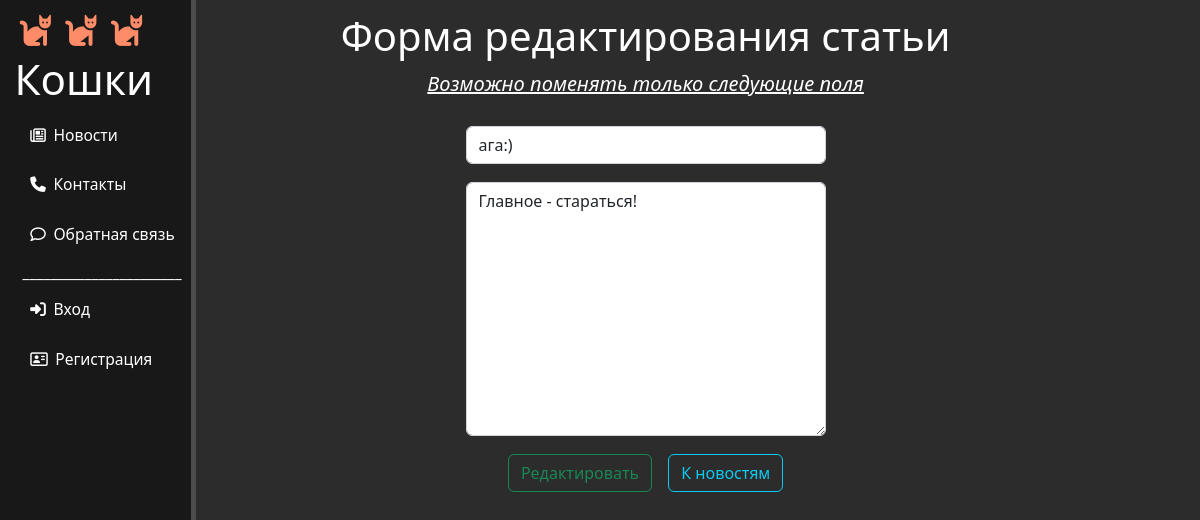
The app's page /news/vazhnye/vse-poluchitsja/update, older data.
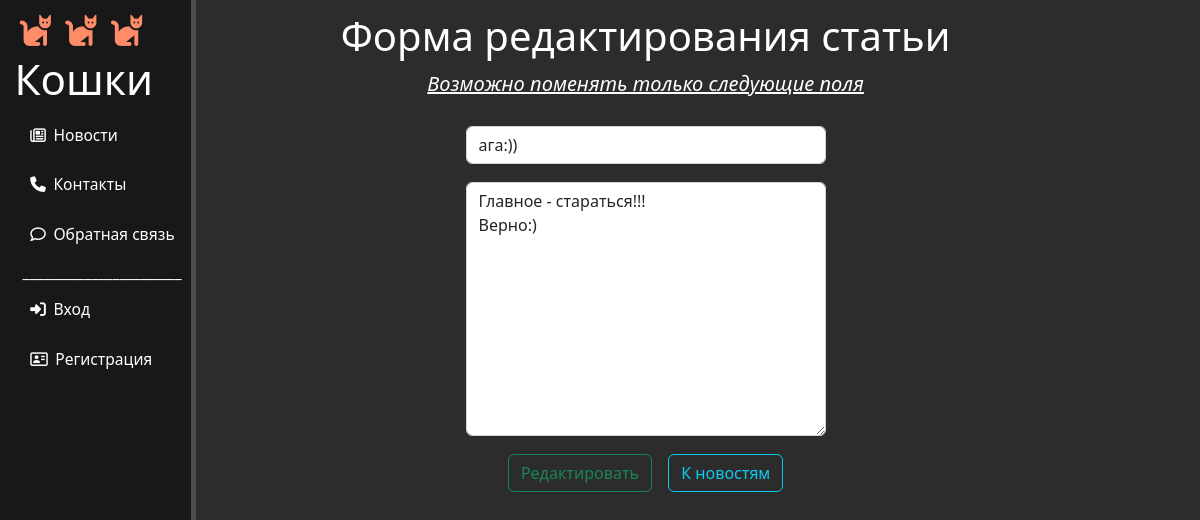
The same page, newer data.
### news/models.py (models this page shows, shortened)
class Articles(models.Model):
    title = models.CharField('Название', max_length=100)
    slug = models.SlugField('URL', max_length=255, unique=True, db_index=True)
    anons = models.CharField('Анонс', max_length=200)
    full_text = models.TextField('Статья')
    date = models.DateTimeField('Дата публикации', default=tests.default_datetime)
    is_published = models.BooleanField('Опубликовано', default=True)
    cat = models.ForeignKey('Category', verbose_name='Категория', on_delete=models.PROTECT)
    class Meta:
        verbose_name = 'Новость'
        verbose_name_plural = 'Новости'
        ordering = ['-date', 'title']

### news/views.py (the view)
# urls.py: path('<slug:cat_slug>/<slug:art_slug>/update', views.NewsUpdateView.as_view(), name='news_update'),
class NewsUpdateView(UpdateView):
    model = Articles
    fields = ['anons', 'full_text']
    template_name = 'news/update_view.html'
    slug_url_kwarg = 'art_slug'

### news/templates/news/update_view.html (shortened to what this page needs)
{% extends 'main/layout.html' %}
{% load widget_tweaks %}
{% block content %}
    <div class="features">
        <h1>Форма редактирования статьи</h1>
        <h5 style="margin-bottom: 30px; text-decoration: underline solid white"><i>Возможно поменять только следующие поля</i></h5>
        <form method="post">
            {% for el in form %}
                <p>{{ el|attr:'class: form-control' }}</p>
            {% endfor %}
            <button class="btn btn-outline-success" type="submit">Редактировать</button>
            <a href="{% url 'news_home' %}" class="btn btn-outline-info" style="margin-left: 1vw">К новостям</a>
        </form>
    </div>
{% endblock %}

Row changes from the older to the newer data that the page shows:
changed Articles: anons "ага:)" → "ага:))"; full_text "Главное - стараться!" → "Главное - стараться!!! Верно:)"
